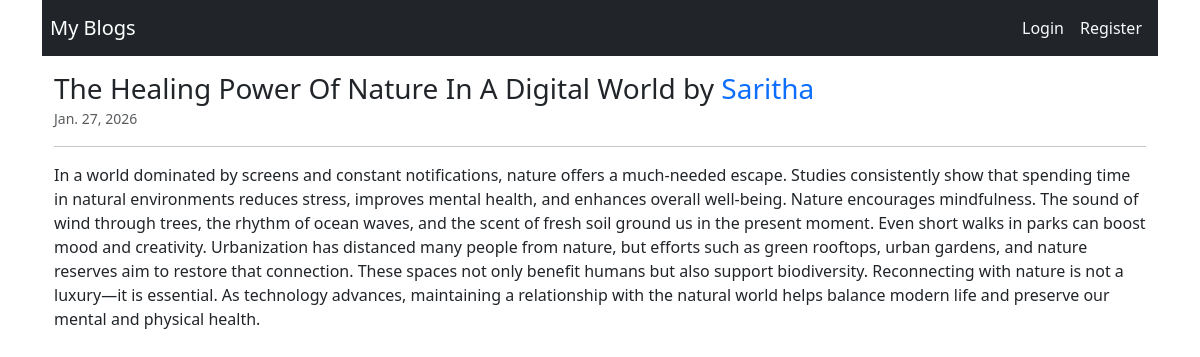
/detail/4/, run on the app's committed database.
### blog/models.py (models this page shows, shortened)
class Post(models.Model):
    title = models.CharField(max_length=200)
    content = models.TextField()
    author = models.ForeignKey(User,on_delete=models.CASCADE)
    created_at = models.DateTimeField(auto_now_add=True)

### blog/views.py (the view)
# urls.py: path('detail/<int:pk>/',views.detail_post,name="detail-post"),
def detail_post(request,pk):
    post = Post.objects.get(id=pk)
    return render(request,"post_detail.html",{'post':post})

### blog/templates/post_detail.html
{% extends "base.html" %}
{% block content %}
    <div class="container mt-3">
        <h3 class="card-title mt-2">{{post.title | title}} by <span class="text-primary">{{post.author}}</span></h3>
        <small class="text-muted">{{post.created_at | date }}</small>
        <hr>
        <p class="card-text">{{post.content}}</p>
    </div>
{% endblock content %}

### data on the page
Post: title "The Healing Power Of Nature In A Digital World", author "Saritha", created_at "Jan. 27, 2026", content "In a world dominated by screens and constant notifications, nature offers a much-needed escape. Studies consistently show that spending time in natural environments reduces stress, improves mental health, and enhances overall well-being. Nature encourages mindfulness. The sound of wind through trees, the rhythm of ocean waves, and the scent of fresh soil ground us in the present moment. Even short walks in parks can boost mood and creativity. Urbanization has distanced many people from nature, but efforts such as green rooftops, urban gardens, and nature reserves aim to restore that connection. These spaces not only benefit humans but also support biodiversity. Reconnecting with nature is…"
